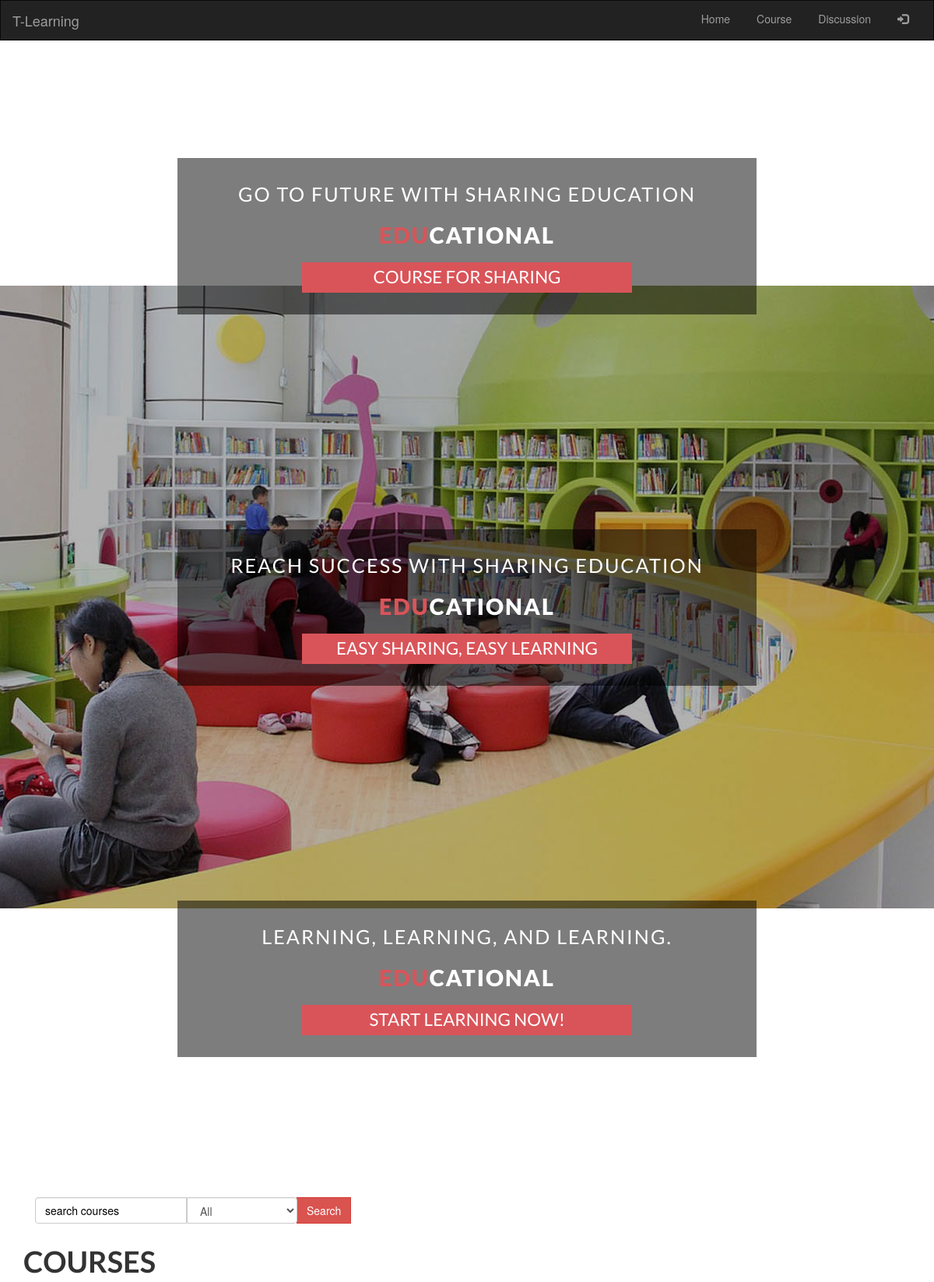
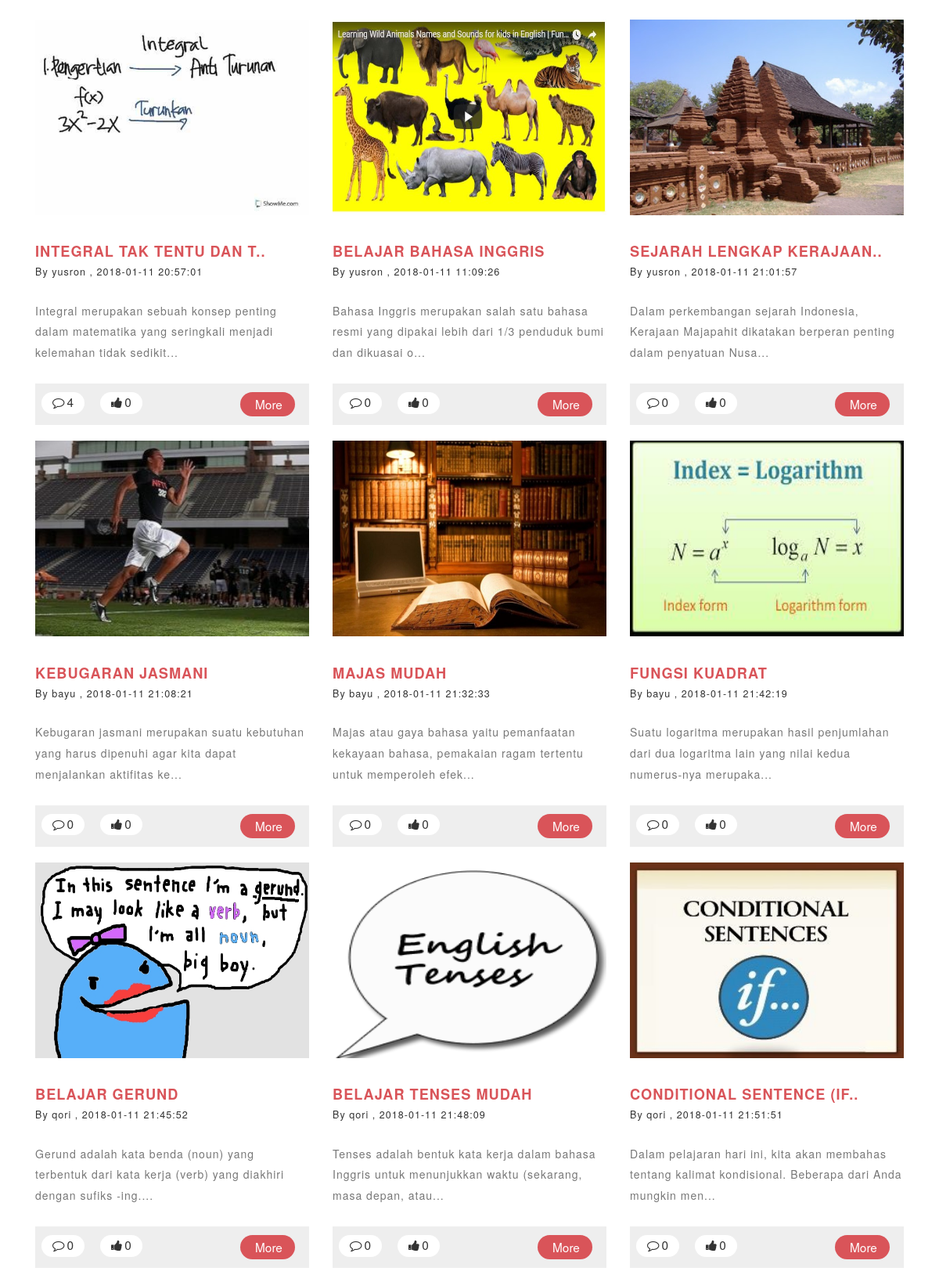
/index.php/course (upper part), run on the app's committed database (2 pictures, top to bottom).
### tables this page shows
CREATE TABLE `config` (
  `id_config` int(5) NOT NULL,
  `id_user` int(5) NOT NULL,
  `type` varchar(50) NOT NULL,
  `text` text,
  `img` text,
  `created_at` datetime NOT NULL,
  `last_update` datetime NOT NULL
);

CREATE TABLE `course_title` (
  `id_title` int(5) NOT NULL,
  `id_user` int(5) NOT NULL,
  `title` varchar(200) NOT NULL,
  `subject` varchar(25) NOT NULL,
  `description` text NOT NULL,
  `thumbnail` text NOT NULL,
  `created_at` datetime NOT NULL,
  `last_update` datetime NOT NULL,
  `status` int(1) NOT NULL DEFAULT '0',
  `pick` int(1) NOT NULL DEFAULT '0',
  `visitor` int(5) NOT NULL,
  `random_code` varchar(11) NOT NULL
);

### application/controllers/course.php (called while the page is built, shortened)
<?php
class Course extends CI_Controller {
	public function __construct()
	{
		$this->load->model('course_model');
		$this->load->model('auth_model');
		$this->load->model('home_model');
	}
	public function index()
	{
		$sld_img = $this->home_model->GetData(['type'=> 'slide image'],'config')->row('img');
		$slider = $this->home_model->GetData(['type'=>'slide'],'config')->result();
		$list_courses = '';
		$user_id = $this->session->userdata('logged_id');
		$username_id = $this->auth_model->GetUser(['id_user' => $user_id])->row('username');
		$title = $this->input->get('title');
		$subject = $this->input->get('subject');
		if (empty($title) && empty($subject)) {
		$list_courses = $this->course_model->GetListCourses('');
		}
		$username = array();
		$like_amount = array();
		$comment_amount = array();
		$liked = array();
		foreach ($list_courses as $courses) {
			$username[$courses->id_user] = $this->auth_model->GetUser(['id_user' => $courses->id_user])->row('username');
			$like_amount[$courses->id_title] = $this->home_model->GetSelectData('COUNT(id_likecourse) as like_amount',['id_title' => $courses->id_title],'like_course')->row('like_amount');
			$comment_amount[$courses->id_title] = $this->home_model->GetSelectData('COUNT(id_comment) as comment_amount',['id_title' => $courses->id_title],'comment')->row('comment_amount');
		}
		if (!empty($title) || !empty($subject)) {
				$data = [
				'list_subject'	=> $this->course_model->GetSubject(),
				'username' 		=> $username,
				'like_amount'	=> $like_amount,
				'comment_amount'=> $comment_amount,
				'liked'			=> $liked,
				'list_courses' 	=> $list_courses,
				'title'		 	=> $title,
				'subject'		=> $subject,
				'main_view'  	=> 'course_view',
				'username_id'	=> $username_id,
				'slider'		=> $slider,
				'sld_img'		=> $sld_img,
					];
		}
		else{
				$data = [
				'list_subject'	=> $this->course_model->GetSubject(),
				'username' 		=> $username,
				'like_amount'	=> $like_amount,
				'comment_amount'=> $comment_amount,
				'liked'			=> $liked,
				'list_courses' 	=> $list_courses,
				'main_view' 	=> 'course_view',
				'username_id'	=> $username_id,
				'slider'		=> $slider,
				'sld_img'		=> $sld_img,
					];
		}
		$this->load->view('templet', $data);
	}
}

### index.php (called while the page is built, shortened)
<?php
require_once BASEPATH.'core/CodeIgniter.php';

### application/models/home_model.php (called while the page is built, shortened)
<?php
class Home_model extends CI_Model {
	 public function GetData($where,$table)
    {
      return $this->db->where($where)->get($table);
    }
    public function GetSelectData($select,$where,$table)
    {
      return $this->db->select($select)->where($where)->get($table);
    }
}

### application/models/course_model.php (called while the page is built, shortened)
<?php
class Course_model extends CI_Model {
	public function GetListCourses($keyword){
		if (empty($keyword)) {
		return $this->db
			->limit(15,0)
            ->where('status', '1')
            ->get('course_title')
            ->result();
		}
	}
}

### application/models/auth_model.php (called while the page is built, shortened)
<?php
class Auth_model extends CI_Model {
	public function GetUser($where)
    {
      return $this->db->where($where)->get('user');
    }
}

### application/views/course_view.php (the view, shortened to what this page needs)
<div class="header" style="background: url(<?php echo base_url().'assets/images/'.$sld_img; ?>) no-repeat center;">
            <div class="slider">
                <div class="callbacks_container">
                    <ul class="rslides" id="slider">
                        <?php foreach ($slider as $sld) {
                            $texts = explode("|",$sld->text);
                        ?>
                        <li>
                            <div class="slider-info">
                                <p><?php echo $texts[0] ?></p>
                                <h3><a href="#"><span>EDU</span>CATIONAL</a></h3>
                                <h6><?php echo $texts[1] ?></h6>
                            </div>
                        </li>
                        <?php } ?>
                    </ul>
                </div>
            </div>
    </div>
<div class="event" id="events">
	<div class="container">
<div class="row">
<div class="col-md-6">
        <div class="nav nav-justified navbar-nav">
            <form class="navbar-form navbar-search" id="formcourses" method="get" action="<?php echo base_url() ?>course" role="search">
                <div class="input-group">
                    <input type="text" id="title" name="title" class="form-control" value="<?php if(!empty($title)) { echo $title; } ?>" placeholder="search courses">
                    <div class="input-group-btn">
                        <input type="submit"  class="btn btn-search btn-danger" value="Search" id="searchcourses">
                        <select class="form-control" name="subject">
                            <option value="">All</option>
                                </select>
                    </div>
                </div>
            </form>
        </div>
</div>
</div>
		<h3 style="text-align: left;">COURSES</h3>
        <?php
        if (!empty($list_courses)) {
        foreach ($list_courses as $courses) {
		 ?>
		<div class="col-md-4 eve-agile e1">
			<div class="eve-sub1">
				<a href="#" data-toggle="modal" data-target="#lesson" class="lesson_view" id="<?php echo $courses->random_code ?>"><img src="<?php echo base_url() ?>assets/images/<?php echo $courses->thumbnail ?>" width="350px" height="250px" alt="image"></a>
			<h4><a href="#" data-toggle="modal" data-target="#lesson" class="lesson_view" id="<?php echo $courses->random_code ?>" title="<?php echo $courses->title ?>">
                    <?php
                        if (strlen($courses->title) < 25) {
                          echo $courses->title;
                        }
                        else{
                        echo  substr($courses->title, 0,24).'..';
                        } ?>
            </a></h4>
				<?php
					if(array_key_exists($courses->id_user, $username)) {
					$usrnm =  $username[$courses->id_user];
				}?>
				<h6>By  <a href="<?php echo base_url() ?><?php echo $usrnm ?>">
					<?php echo $usrnm ?>
				</a>, <?php echo $courses->created_at ?></h6>
				<p><?php echo substr($courses->description, 0,105) ?>...</p>
			</div>
			<div class="eve-sub2">
				<div class="eve-w3lleft">
					<?php
                    if(array_key_exists($courses->id_title, $comment_amount)) {
                    $comments =  $comment_amount[$courses->id_title];
                    }
                     ?>
                    <h6><i class="fa fa-comment-o" aria-hidden="true"></i><?php echo $comments; ?></h6>
					<?php
                    if(array_key_exists($courses->id_title, $like_amount)) {
                    $likes =  $like_amount[$courses->id_title];
                    }
                    $thumb = '';
                    ?>
                    <h6 id="<?php echo $courses->random_code ?>" class="thumb_in <?php echo $thumb ?>"><i class="fa fa-thumbs-up" aria-hidden="true"></i><?php echo $likes; ?></h6>
				</div>
				<div class="eve-w3lright e1">
					<a href="#" data-toggle="modal" data-target="#lesson" class="lesson_view" id="<?php echo $courses->random_code ?>"><h5>More</h5></a>
				</div>
				<div class="clearfix"></div>
			</div>
		</div>
		<?php
    }
        } ?>
	</div>
</div>

### assets/css/chocolat.css (style rules this page uses)
body { margin:0; padding:0; }

### application/views/templet.php (style rules this page uses)
body { margin-top:20px; ; }

### data on the page
config: text "GO TO FUTURE WITH SHARING EDUCATION", text "COURSE FOR SHARING"
config: text "REACH SUCCESS WITH SHARING EDUCATION", text "EASY SHARING, EASY LEARNING"
config: text "LEARNING, LEARNING, AND LEARNING.", text "START LEARNING NOW!"
course_title: thumbnail (placeholder picture), title "INTEGRAL TAK TENTU DAN T", id_user "yusron", created_at "2018-01-11 20:57:01", description "Integral merupakan sebuah konsep penting dalam matematika yang seringkali menjadi kelemahan tidak sedikit", id_title "4", id_title "0"
course_title: thumbnail (picture), title "BELAJAR BAHASA INGGRIS", id_user "yusron", created_at "2018-01-11 11:09:26", description "Bahasa Inggris merupakan salah satu bahasa resmi yang dipakai lebih dari 1/3 penduduk bumi dan dikuasai o", comments "0", id_title "0"
course_title: thumbnail (picture), title "SEJARAH LENGKAP KERAJAAN", id_user "yusron", created_at "2018-01-11 21:01:57", description "Dalam perkembangan sejarah Indonesia, Kerajaan Majapahit dikatakan berperan penting dalam penyatuan Nusa", comments "0", id_title "0"
course_title: thumbnail (picture), title "KEBUGARAN JASMANI", id_user "bayu", created_at "2018-01-11 21:08:21", description "Kebugaran jasmani merupakan suatu kebutuhan yang harus dipenuhi agar kita dapat menjalankan aktifitas ke", comments "0", id_title "0"
course_title: thumbnail (picture), title "MAJAS MUDAH", id_user "bayu", created_at "2018-01-11 21:32:33", description "Majas atau gaya bahasa yaitu pemanfaatan kekayaan bahasa, pemakaian ragam tertentu untuk memperoleh efek", comments "0", id_title "0"
course_title: thumbnail (picture), title "FUNGSI KUADRAT", id_user "bayu", created_at "2018-01-11 21:42:19", description "Suatu logaritma merupakan hasil penjumlahan dari dua logaritma lain yang nilai kedua numerus-nya merupaka", comments "0", id_title "0"
course_title: thumbnail (picture), title "BELAJAR GERUND", id_user "qori", created_at "2018-01-11 21:45:52", description "Gerund adalah kata benda (noun) yang terbentuk dari kata kerja (verb) yang diakhiri dengan sufiks -ing.", comments "0", id_title "0"
course_title: thumbnail (picture), title "BELAJAR TENSES MUDAH", id_user "qori", created_at "2018-01-11 21:48:09", description "Tenses adalah bentuk kata kerja dalam bahasa Inggris untuk menunjukkan waktu (sekarang, masa depan, atau", comments "0", id_title "0"
course_title: thumbnail (picture), title "CONDITIONAL SENTENCE (IF", id_user "qori", created_at "2018-01-11 21:51:51", description "Dalam pelajaran hari ini, kita akan membahas tentang kalimat kondisional. Beberapa dari Anda mungkin men", comments "0", id_title "0"
